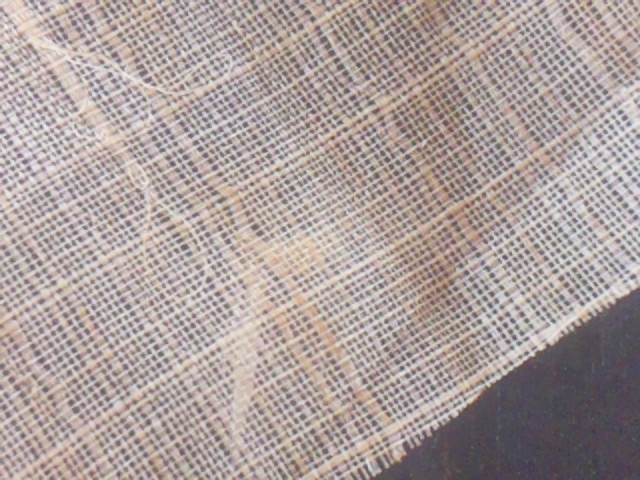
#> input picture src/temp_img.jpg, 640 x 480 px, given in place of the camera
$ python canny_edge_test.py
#> lines starting #> are read from the running program, lines starting #| are printed output that depends on the picture
#> further down, frame is the input picture: shape (480, 640, 3); mean B, G, R 156.5, 158.7, 170.9
import cv2

def apply_canny_edge(frame_):
	gray = cv2.cvtColor(frame_, cv2.COLOR_BGR2GRAY)
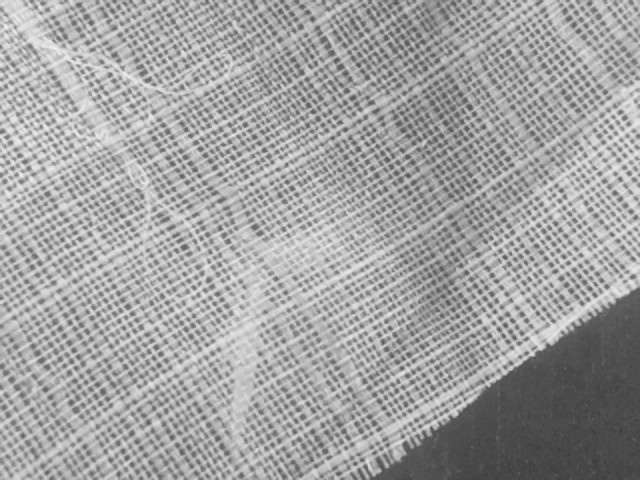
#> gray: shape (480, 640); min 59, max 240, mean 162.1
	blurred = cv2.GaussianBlur(gray, (5, 5), 0)
	edges_ = cv2.Canny(blurred, 50, 150)
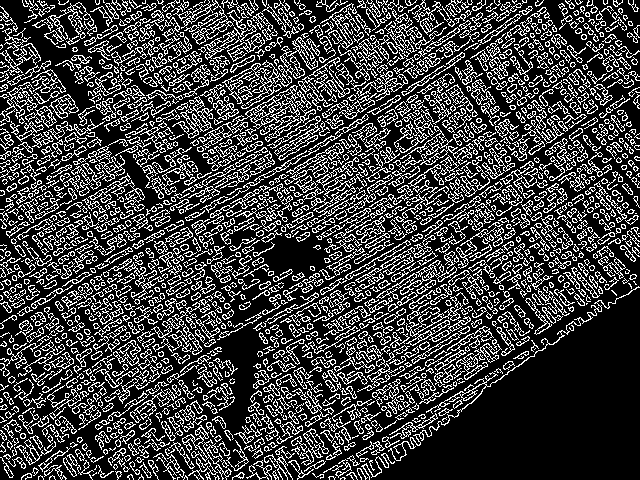
#> edges_: shape (480, 640); 25% white in thin lines or dots
	return edges_


cap = cv2.VideoCapture(0)

while True:
	ret, frame = cap.read()

	if not ret:
		break

	edges = apply_canny_edge(frame)
	cv2.imshow('Original', frame)
	cv2.imshow('Edges', edges)

	if cv2.waitKey(1) & 0xFF == ord('q'):
#> (key q is pressed here)
		break

cap.release()
cv2.destroyAllWindows()
